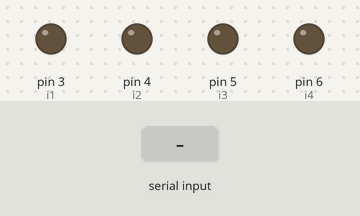
This sketch was run on a simulated Arduino Uno, built with avr-gcc and run on an emulated ATmega328P. Parts: output pins drawn as LEDs (lit = HIGH). The inputs (shaded band) are chosen by the test bench.

Above: at 1.2 s.
1.3 s: "F" received over Serial
At 1.8 s:
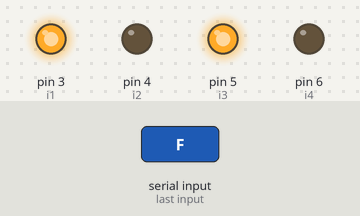
2.8 s: "B" received over Serial
At 4.0 s:
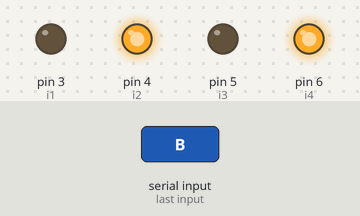
4.3 s: "L" received over Serial
At 5.3 s:
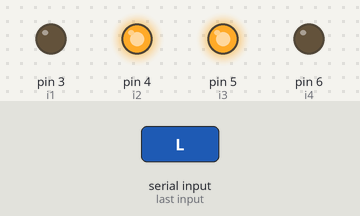
5.8 s: "R" received over Serial
At 6.4 s:
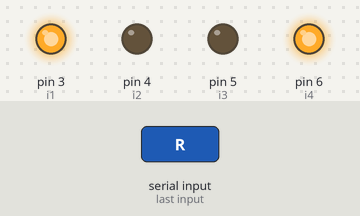
7.3 s: "S" received over Serial
At 8.7 s:
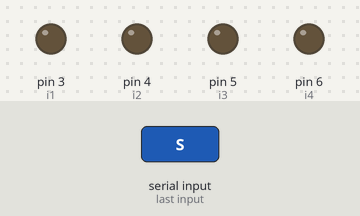
Timing chart, 0 to 9.8 s (numbered marks = the images above; inputs shaded):
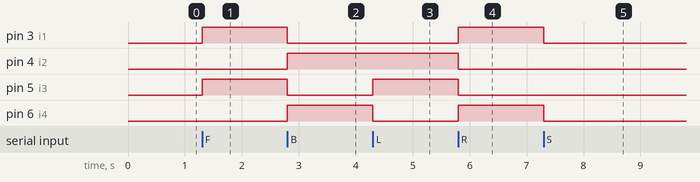

The sketch:

Bluetooth_Controlled_RC_Car_Motor_Driver.ino
```cpp
#include <SoftwareSerial.h>
#define i1 3
#define i2 4
#define i3 5
#define i4 6
char command;

class motor
{
  private:
  int pin1;
  int pin2;
  int pin3;
  int pin4;

  public:
  motor (int m1,int m2, int m3, int m4)
  {
    this -> pin1=m1;
    this -> pin2= m2;
    this -> pin3= m3;
    this -> pin4= m4;
  }
  void stop()
  {
    digitalWrite(i1, LOW);
    digitalWrite(i2, LOW);
    digitalWrite(i3, LOW);
    digitalWrite(i4, LOW);
  }

  void front()
  {
    digitalWrite(i1, HIGH);
    digitalWrite(i2, LOW);
    digitalWrite(i3, HIGH);
    digitalWrite(i4, LOW);
  }

  void back()
  {
    digitalWrite(i1, LOW);
    digitalWrite(i2, HIGH);
    digitalWrite(i3, LOW);
    digitalWrite(i4, HIGH);
  }
  void left()
  {
    digitalWrite(i1, LOW);
    digitalWrite(i2, HIGH);
    digitalWrite(i3, HIGH);
    digitalWrite(i4, LOW);
  }
  void right()
  {
    digitalWrite(i1, HIGH);
    digitalWrite(i2, LOW);
    digitalWrite(i3, LOW);
    digitalWrite(i4, HIGH);
  }
  void set()
  {
    pinMode(i1,OUTPUT);
    pinMode(i2,OUTPUT);
    pinMode(i3,OUTPUT);
    pinMode(i4,OUTPUT);
  }
};
motor m(i1,i2,i3,i4);

void setup()
{
  Serial.begin(9600);
  m.set();

  // put your setup code here, to run once:
}
void loop()
{
  if(Serial.available())
  {
    command = Serial.read();
    switch(command)
    {
      case 'F':
        m.front();
        break;

      case 'B':
        m.back();
        break;

      case 'L':
        m.left();
        break;

      case 'R':
        m.right();
        break;

      case 'S':
        m.stop();
    }
  }
}

// void front()
// {
//   digitalWrite(i1, HIGH);
//   digitalWrite(i2, LOW);
// }
// void back()
// {
//   digitalWrite(i1, LOW);
//   digitalWrite(i2, HIGH);
// }

// void loop()
// {
//   front();
//   delay(2000);
//   back();
//   delay(1000);

//   // put your main code here, to run repeatedly:
// }
```

Measured:
- after the input at 1.3 s, pin 3 (i1), pin 5 (i3): LOW → HIGH at once
- after the input at 2.8 s, pin 3 (i1), pin 5 (i3): HIGH → LOW at once; pin 4 (i2), pin 6 (i4): LOW → HIGH at once
- after the input at 4.3 s, pin 5 (i3): LOW → HIGH at once; pin 6 (i4): HIGH → LOW at once
- after the input at 5.8 s, pin 3 (i1), pin 6 (i4): LOW → HIGH at once; pin 4 (i2), pin 5 (i3): HIGH → LOW at once
- after the input at 7.3 s, pin 3 (i1), pin 6 (i4): HIGH → LOW at once
